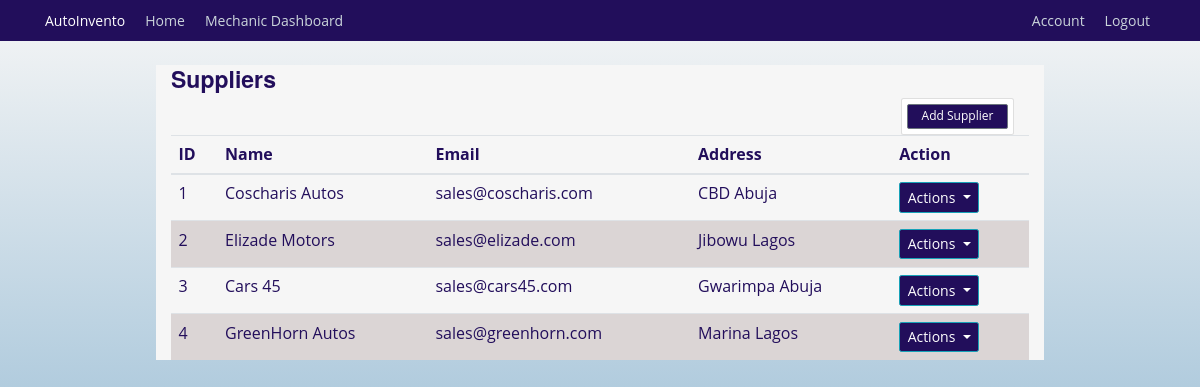
The page /supplier/view (signed in) on the database its author committed.
### autoinvento/models.py (models this page shows, shortened)
class Supplier(db.Model):
    id = db.Column(db.Integer, primary_key=True)
    name = db.Column(db.String(100), unique=True, nullable=False)
    email = db.Column(db.String(120), unique=True, nullable=False)
    phone_number = db.Column(db.Integer, unique=True, nullable=True)
    contact = db.Column(db.String(125), nullable=True)
    items = db.relationship('InventoryItem', back_populates='supplier')

### autoinvento/suppliers/routes.py (the view)
@supplier.route('/supplier/view', methods=['GET', 'POST'])
@login_required
def suppliers():
    suppliers = Supplier.query.all()
    return render_template('suppliers.html', title='Suppliers', suppliers=suppliers)

### autoinvento/models.py (called while the page is built)
@login_manager.user_loader
def load_user(mechanic_id):
    return Mechanics.query.get(int(mechanic_id))

### autoinvento/templates/suppliers.html (shortened to what this page needs)
{% extends "base.html" %} {% block content %}
<div class="container mt-4 background">
  <h3>Suppliers</h3>
  <div class="col-md-2 float-right">
    <div class="card p-2">
      <a class="btn btn-sm btn-secondary" href="{{ url_for('supplier.add_suppliers') }}"
        >Add Supplier</a
      >
    </div>
  </div>
  <table class="table">
    <thead>
      <tr>
        <th>ID</th>
        <th>Name</th>
        <th>Email</th>
        <th>Address</th>
        <th>Action</th>
      </tr>
    </thead>
    <tbody>
      {% for supplier in suppliers %}
      <tr>
        <td>{{ supplier.id }}</td>
        <td>{{ supplier.name }}</td>
        <td>{{ supplier.email }}</td>
        <td>{{ supplier.contact }}</td>
        <td>
          <div class="dropdown">
            <button
              class="btn btn-info dropdown-toggle"
              type="button"
              data-bs-toggle="dropdown"
              aria-expanded="false"
            >
              Actions
            </button>
          </div>
        </td>
      </tr>
      {% endfor %}
    </tbody>
  </table>
</div>
{% endblock content %}

### autoinvento/static/css/styles.css (style rules this page uses)
:root { --color-primary: #220e5b; --color-black: #090909; --text-color: var(--color-black); --color-white: #ffffff; --color-background: #f6f6f6; --font-family-base: "Open Sans", "Helvetica Neue", Helvetica, Arial, sans-serif; --font-family-title: "Raleway", "Helvetica Neue", Helvetica, Arial, sans-serif; --font-size-small: 1.2rem; --font-size-medium: 1.4rem; --font-size-large: 1.8rem; --font-size-x-large: 2.3rem; --font-size-xx-large: 3.5rem; --font-weight-regular: 400; --font-weight-bold: 700; --nav-item-font-family: var(--font-family-title); --nav-item-font-weight: var(--font-weight-bold); --nav-item-font-size: var(--font-size-medium); --nav-item-letter-spacing: 0.04rem; --nav-item-display: inline-block; --nav-item-margin: 0 0 3rem 0; --nav-item-link-hover: var(--color-white); --section-tagline-margin: 0; --button-display: inline-block; }
html { scroll-behavior: smooth; font-size: 62.5%; }
body { background: linear-gradient(180deg, var(--color-background), #689fc4); color: var(--color-primary); margin-top: 5rem; font-family: var(--font-family-base); font-size: var(--font-size-medium); font-weight: var(--font-weight-regular); }
h1, h2, h3, h4, h5, h6 { color: var(--color-primary); font-family: var(--font-family-title); font-weight: var(--font-weight-bold); }
tr:nth-child(even) { background-color: #dbd5d5; }
.btn.btn-info.dropdown-toggle { background-color: var(--color-primary); font-size: var(--font-size-medium); }
.col-md-12 h3 { font-size: var(--font-size-x-large); color: var(--color-primary); }
.container.background { margin-top: 20; background: var(--color-white); width: 80%; }
.btn.btn-sm.btn-secondary { background-color: var(--color-primary); font-size: var(--font-size-small); }
.container.mt-4 { background-color: var(--color-background); }

### rows shown on the page
Supplier: id "1", name "Coscharis Autos", email "sales@coscharis.com", contact "CBD Abuja"
Supplier: id "2", name "Elizade Motors", email "sales@elizade.com", contact "Jibowu Lagos"
Supplier: id "3", name "Cars 45", email "sales@cars45.com", contact "Gwarimpa Abuja"
Supplier: id "4", name "GreenHorn Autos", email "sales@greenhorn.com", contact "Marina Lagos"
